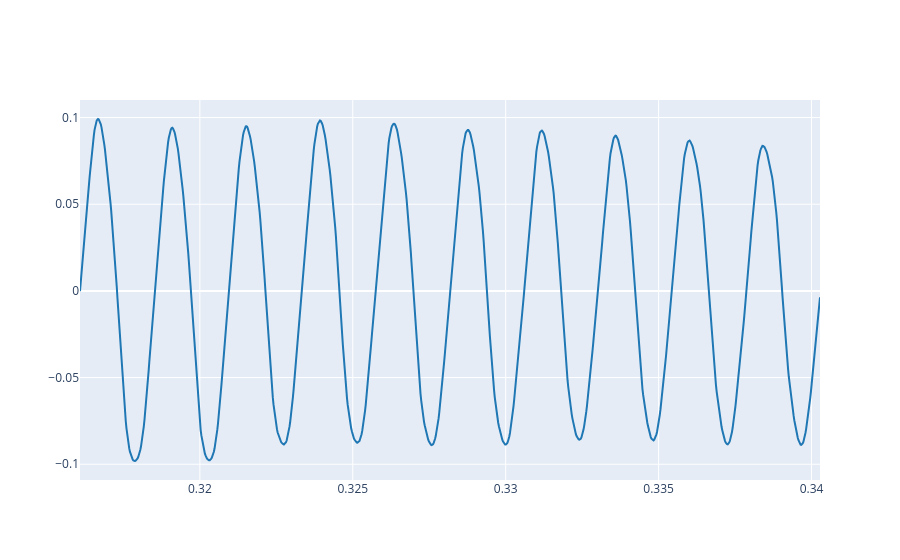

Notebook source saved alongside this figure:
### Markdown cell above
3.1. Load your reference audio signal and plot some periods (5-10) where the amplitude is stable. For instance see Ex. 2.3 from Lab 1.

### Code cell
# Write the code here
plot_signals(ref, fs, t_start=0.31608, t_end=0.3403)

### Figure 1 — Plotly figure (JSON) as saved in the notebook; plotly's stock layout.template omitted (floating-point values rounded to 4 significant figures; data arrays with more than 128 entries replaced by an {"elided": "..."} marker saying what was removed)
{"data": [{"line": {"color": "#1f77b4", "shape": "linear"}, "mode": "lines", "name": "audio signal 0", "type": "scatter", "x": {"elided": "1068 float values"}, "y": {"elided": "1068 float values"}}], "layout": {}}
